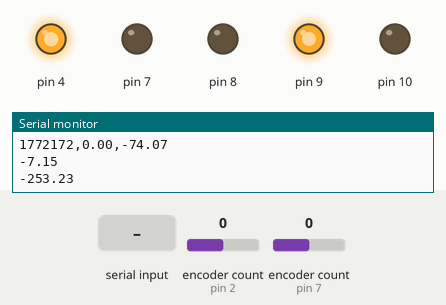
This sketch was run on a simulated Arduino Uno, built with avr-gcc and run on an emulated ATmega328P. On the bench: output pins drawn as LEDs (lit = HIGH), the last lines printed to the serial monitor. The inputs (shaded band) are chosen by the test bench; at power-on: encoder count (sensors on pin 2, pin 7) 0.

Above: at 1.78 s.
2.3 s: encoder count (sensor on pin 2) set to 1
At 2.69 s:
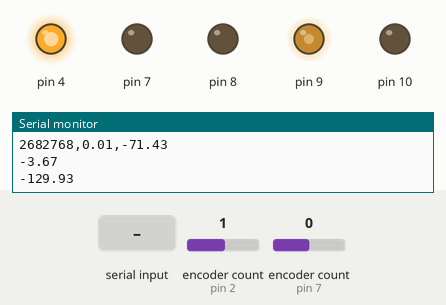
5.3 s: "1" received over Serial
8.3 s: encoder count (sensor on pin 2) set to 0
At 9.12 s:
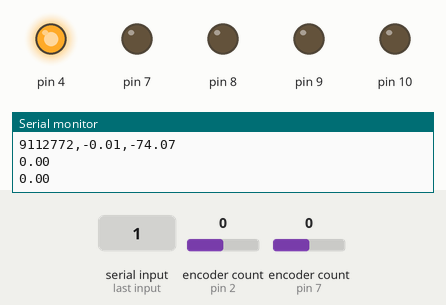
Timing chart, 0 to 17.3 s (numbered marks = the images above; inputs shaded):
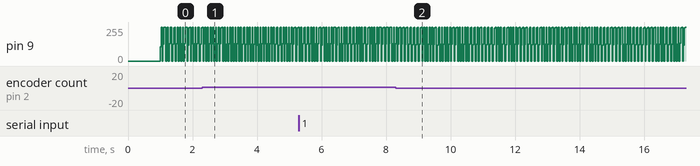

The sketch:

PIDController.ino
```cpp
// This is the best I can do for the code without testing on motor and having the encoder
#include <Encoder.h> // have to install encoder library see instructions on handout
Encoder knobLeft(2, 5);
Encoder knobRight(7, 8);
double Kp = 3;     //4.04279756570629;  //1902322209485; // This value works
//double Kp = 1.743511643388056;  // This value works
//double Kp = 1;
//double Ki = 0;   //609397897048;
double Ki = 0.13; //31442; //08562799;
//double Kd = 0.569618462570328;
double Kd = 1;
double r = -1;
double angVel = 0;
double prePos = 0;
void setup() {
  // put your setup code here, to run once:
  pinMode(4, OUTPUT);
  pinMode(7, OUTPUT);
  pinMode(8, OUTPUT);
  pinMode(9, OUTPUT);
  pinMode(10, OUTPUT);
  digitalWrite(4, HIGH);
  pinMode(12, INPUT);
  Serial.begin(250000);
  delay(1000);
}

long postitionLeft =-999;
//long positionRight = -999;
long leftAng = 0;
double I = 0;
double D = 0;
double ePast = 0;
double Ts = 0;
double Tc = millis();
double u = 0;
double i = 0;
double umax = 7.2;

void loop() {
   //time1 = micros();
   long newLeft; // new postion
   newLeft=knobLeft.read(); //% 3200; // mod so that output is between 0 and 2 pi
   double leftAng =  (double)newLeft * 6.28 / 3200; // calulation of angular position

    // reset both back to zero.
  if (Serial.available()) {
    Serial.read();
    Serial.println("Reset both knobs to zero");
    knobLeft.write(0);
    knobRight.write(0);
  }
    Serial.print(micros());
    Serial.print(",");
    Serial.print(leftAng);
    Serial.print(",");
    angVel = 1000*(leftAng - (1.00 - ePast))/Ts;
    Serial.print(angVel);
    Serial.println();

   double e = r - leftAng; // Error in rad
   if (abs(e) <= 0.02) {
    Ki = 0.3;
   }
   if (Ts > 0) {
     D = (e - ePast)/Ts; // rad/sec Derivative
     ePast = e;
   }
   else {
     D = 0; // rad/sec
   }
   I = I + Ts*e; // Rad*s
   u = Kp*e + Ki*I + Kd*D; // (V/rad) * rad + (V/rad*sec) * (rad/sec) + (V/(rad/sec)) * (rad/sec)
   // Final Units from above is only V
   if (abs(u) > umax) {
    //u = umax;
     u = signbit(u)*umax;
     I = (u-Kp*e-Kd*D)/Ki;
   }
  // u = umax - u;
  if (abs(e) == 0) {
    u = 0;
   }

   Serial.print(u);
   Serial.println();
   i = (u / umax) * 255;
   Serial.print(i);
   Serial.println();

   analogWrite(9, abs(i));
   digitalWrite(7, signbit(-1*e));
   Ts = millis() - Tc;
   Tc = millis();
   delay(25);

}
```

Measured:
- by itself, pin 9: ramps from 0/255 to 255/255 and jumps back, once every 0.11 s
